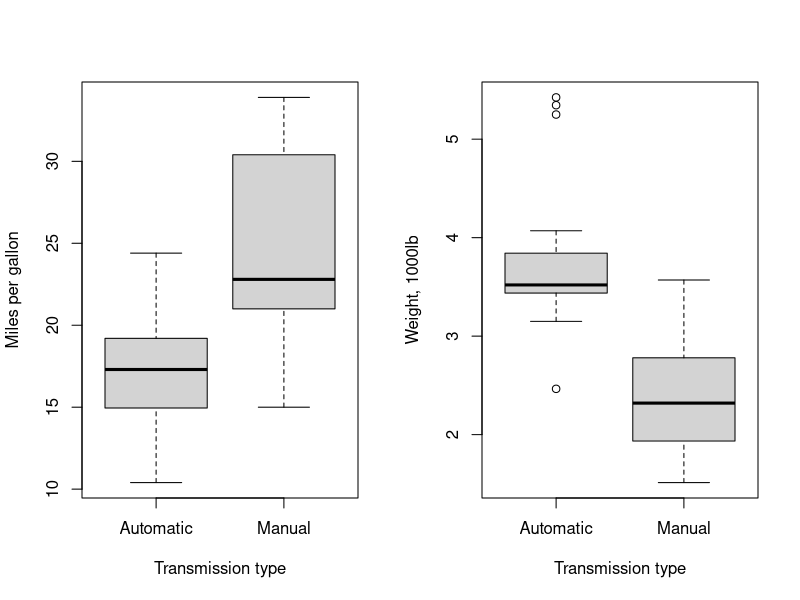
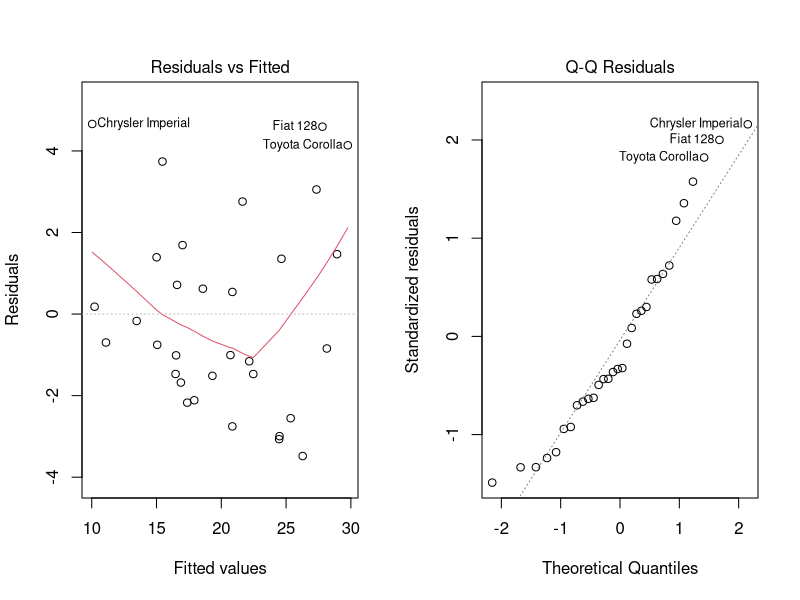

Source code (R) for these figures, in order:
## ---- chunk 1
# Load data and libraries
library(plyr)
library(dplyr)
## ---- chunk 2
data(mtcars); dim(mtcars); head(mtcars,3)
## ---- chunk 3
cor(mtcars)[, "mpg"] %>% "["(-1) %>% abs %>% sort(decr=TRUE) %>% signif(2)
## ---- chunk 4
t.test(mtcars[mtcars$am == 0, ]$mpg, mtcars[mtcars$am == 1, ]$mpg)
## ---- chunk 5
fit1 <- lm(mpg ~ wt, mtcars)
summary(fit1)$coefficients
## ---- chunk 6
mtcars[ ,-c(1, 6)] %>% cbind(resid(fit1)) %>% cor %>%
        "["(, 10) %>% "["(1:9) %>% abs %>% which.max %>% names
fit2 <- lm(mpg ~ wt + qsec, mtcars)
summary(fit2)$coefficients
## ---- chunk 7
fit3 <- lm(mpg ~ wt + qsec + factor(am), mtcars)
fit4 <- lm(mpg ~ wt + qsec + factor(am) + carb, mtcars)
anova(fit1, fit2, fit3, fit4)
## ---- chunk 8
summary(fit3)$coefficients
summary(fit3)$r.squared
fit3 %>% confint %>% signif(2)
## ---- chunk 9
par(mfrow = c(1, 2))
amFactor <- factor(mtcars$am, levels=0:1, labels=c("Automatic", "Manual"))
plot(amFactor, mtcars$mpg, xlab="Transmission type", ylab="Miles per gallon")
plot(amFactor, mtcars$wt, xlab="Transmission type", ylab="Weight, 1000lb")
## ---- chunk 10
par(mfrow = c(1, 2)); plot(fit3, which = 1:2)
